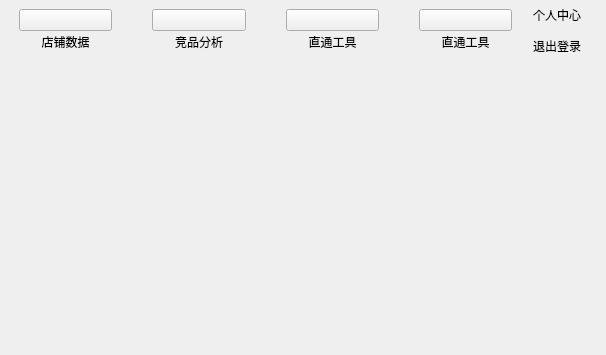
<?xml version="1.0" encoding="UTF-8"?>
<ui version="4.0">
 <author>Lin</author>
 <class>MainWindow</class>
 <widget class="QMainWindow" name="MainWindow">
  <property name="geometry">
   <rect>
    <x>0</x>
    <y>0</y>
    <width>606</width>
    <height>355</height>
   </rect>
  </property>
  <property name="windowTitle">
   <string>MainWindow</string>
  </property>
  <property name="styleSheet">
   <string notr="true"> #MainWindow {  border:none;}</string>
  </property>
  <widget class="QWidget" name="centralWidget">
   <property name="styleSheet">
    <string notr="true">#centralWidget {border:none;}</string>
   </property>
   <layout class="QVBoxLayout" name="verticalLayout">
    <item>
     <widget class="QWidget" name="widget" native="true">
      <property name="styleSheet">
       <string notr="true">#widget {border:none;}</string>
      </property>
      <layout class="QVBoxLayout" name="verticalLayout_14">
       <property name="spacing">
        <number>0</number>
       </property>
       <property name="leftMargin">
        <number>0</number>
       </property>
       <property name="topMargin">
        <number>0</number>
       </property>
       <property name="rightMargin">
        <number>0</number>
       </property>
       <property name="bottomMargin">
        <number>0</number>
       </property>
       <item>
        <widget class="QWidget" name="topWidget" native="true">
         <property name="styleSheet">
          <string notr="true">#widget{   border:none;  }</string>
         </property>
         <layout class="QHBoxLayout" name="horizontalLayout" stretch="1,1,1,1,0,0">
          <property name="leftMargin">
           <number>0</number>
          </property>
          <property name="topMargin">
           <number>0</number>
          </property>
          <property name="rightMargin">
           <number>0</number>
          </property>
          <property name="bottomMargin">
           <number>0</number>
          </property>
          <item>
           <widget class="SingeleWidget" name="W1" native="true">
            <layout class="QGridLayout" name="gridLayout">
             <property name="leftMargin">
              <number>9</number>
             </property>
             <property name="topMargin">
              <number>9</number>
             </property>
             <property name="rightMargin">
              <number>9</number>
             </property>
             <property name="bottomMargin">
              <number>9</number>
             </property>
             <item row="0" column="1">
              <widget class="B1" name="filemenu_storeData_3">
               <property name="text">
                <string/>
               </property>
              </widget>
             </item>
             <item row="1" column="1">
              <widget class="QLabel" name="label_15">
               <property name="text">
                <string>店铺数据</string>
               </property>
               <property name="alignment">
                <set>Qt::AlignCenter</set>
               </property>
              </widget>
             </item>
             <item row="0" column="0">
              <spacer name="horizontalSpacer">
               <property name="orientation">
                <enum>Qt::Horizontal</enum>
               </property>
               <property name="sizeType">
                <enum>QSizePolicy::Preferred</enum>
               </property>
               <property name="sizeHint" stdset="0">
                <size>
                 <width>10</width>
                 <height>20</height>
                </size>
               </property>
              </spacer>
             </item>
             <item row="0" column="2">
              <spacer name="horizontalSpacer_2">
               <property name="orientation">
                <enum>Qt::Horizontal</enum>
               </property>
               <property name="sizeType">
                <enum>QSizePolicy::Preferred</enum>
               </property>
               <property name="sizeHint" stdset="0">
                <size>
                 <width>10</width>
                 <height>20</height>
                </size>
               </property>
              </spacer>
             </item>
            </layout>
           </widget>
          </item>
          <item>
           <widget class="SingeleWidget" name="W2" native="true">
            <layout class="QGridLayout" name="gridLayout_2">
             <property name="leftMargin">
              <number>9</number>
             </property>
             <property name="topMargin">
              <number>9</number>
             </property>
             <property name="rightMargin">
              <number>9</number>
             </property>
             <property name="bottomMargin">
              <number>9</number>
             </property>
             <item row="1" column="1">
              <widget class="QLabel" name="label_16">
               <property name="text">
                <string>竞品分析</string>
               </property>
               <property name="alignment">
                <set>Qt::AlignCenter</set>
               </property>
              </widget>
             </item>
             <item row="0" column="1">
              <widget class="B2" name="filemenu_competitiveProductAnalysis_3">
               <property name="text">
                <string/>
               </property>
              </widget>
             </item>
             <item row="0" column="0">
              <spacer name="horizontalSpacer_3">
               <property name="orientation">
                <enum>Qt::Horizontal</enum>
               </property>
               <property name="sizeType">
                <enum>QSizePolicy::Preferred</enum>
               </property>
               <property name="sizeHint" stdset="0">
                <size>
                 <width>10</width>
                 <height>20</height>
                </size>
               </property>
              </spacer>
             </item>
             <item row="0" column="2">
              <spacer name="horizontalSpacer_4">
               <property name="orientation">
                <enum>Qt::Horizontal</enum>
               </property>
               <property name="sizeType">
                <enum>QSizePolicy::Preferred</enum>
               </property>
               <property name="sizeHint" stdset="0">
                <size>
                 <width>10</width>
                 <height>20</height>
                </size>
               </property>
              </spacer>
             </item>
            </layout>
           </widget>
          </item>
          <item>
           <widget class="SingeleWidget" name="W3" native="true">
            <layout class="QGridLayout" name="gridLayout_4">
             <property name="leftMargin">
              <number>9</number>
             </property>
             <property name="topMargin">
              <number>9</number>
             </property>
             <property name="rightMargin">
              <number>9</number>
             </property>
             <property name="bottomMargin">
              <number>9</number>
             </property>
             <item row="0" column="0">
              <spacer name="horizontalSpacer_5">
               <property name="orientation">
                <enum>Qt::Horizontal</enum>
               </property>
               <property name="sizeType">
                <enum>QSizePolicy::Preferred</enum>
               </property>
               <property name="sizeHint" stdset="0">
                <size>
                 <width>10</width>
                 <height>20</height>
                </size>
               </property>
              </spacer>
             </item>
             <item row="0" column="1">
              <widget class="B3" name="filemenu_throughTrain_4">
               <property name="autoFillBackground">
                <bool>false</bool>
               </property>
               <property name="text">
                <string/>
               </property>
              </widget>
             </item>
             <item row="1" column="1">
              <widget class="QLabel" name="label_19">
               <property name="text">
                <string>直通工具</string>
               </property>
               <property name="alignment">
                <set>Qt::AlignCenter</set>
               </property>
              </widget>
             </item>
             <item row="0" column="2">
              <spacer name="horizontalSpacer_6">
               <property name="orientation">
                <enum>Qt::Horizontal</enum>
               </property>
               <property name="sizeType">
                <enum>QSizePolicy::Preferred</enum>
               </property>
               <property name="sizeHint" stdset="0">
                <size>
                 <width>10</width>
                 <height>20</height>
                </size>
               </property>
              </spacer>
             </item>
            </layout>
           </widget>
          </item>
          <item>
           <widget class="SingeleWidget" name="W4" native="true">
            <layout class="QGridLayout" name="gridLayout_5">
             <property name="leftMargin">
              <number>9</number>
             </property>
             <property name="topMargin">
              <number>9</number>
             </property>
             <property name="rightMargin">
              <number>9</number>
             </property>
             <property name="bottomMargin">
              <number>9</number>
             </property>
             <item row="0" column="0">
              <spacer name="horizontalSpacer_7">
               <property name="orientation">
                <enum>Qt::Horizontal</enum>
               </property>
               <property name="sizeType">
                <enum>QSizePolicy::Preferred</enum>
               </property>
               <property name="sizeHint" stdset="0">
                <size>
                 <width>10</width>
                 <height>20</height>
                </size>
               </property>
              </spacer>
             </item>
             <item row="0" column="1">
              <widget class="B4" name="filemenu_throughTrain_3">
               <property name="autoFillBackground">
                <bool>false</bool>
               </property>
               <property name="text">
                <string/>
               </property>
              </widget>
             </item>
             <item row="1" column="1">
              <widget class="QLabel" name="label_14">
               <property name="text">
                <string>直通工具</string>
               </property>
               <property name="alignment">
                <set>Qt::AlignCenter</set>
               </property>
              </widget>
             </item>
             <item row="0" column="2">
              <spacer name="horizontalSpacer_8">
               <property name="orientation">
                <enum>Qt::Horizontal</enum>
               </property>
               <property name="sizeType">
                <enum>QSizePolicy::Preferred</enum>
               </property>
               <property name="sizeHint" stdset="0">
                <size>
                 <width>10</width>
                 <height>20</height>
                </size>
               </property>
              </spacer>
             </item>
            </layout>
           </widget>
          </item>
          <item>
           <layout class="QVBoxLayout" name="verticalLayout_19">
            <item>
             <widget class="QLabel" name="label_17">
              <property name="text">
               <string>个人中心</string>
              </property>
              <property name="alignment">
               <set>Qt::AlignCenter</set>
              </property>
             </widget>
            </item>
            <item>
             <widget class="QLabel" name="label_18">
              <property name="text">
               <string>退出登录</string>
              </property>
              <property name="alignment">
               <set>Qt::AlignCenter</set>
              </property>
             </widget>
            </item>
           </layout>
          </item>
          <item>
           <spacer name="horizontalSpacer_9">
            <property name="orientation">
             <enum>Qt::Horizontal</enum>
            </property>
            <property name="sizeHint" stdset="0">
             <size>
              <width>25</width>
              <height>20</height>
             </size>
            </property>
           </spacer>
          </item>
         </layout>
        </widget>
       </item>
       <item>
        <widget class="QWidget" name="buttomWidget" native="true">
         <property name="sizePolicy">
          <sizepolicy hsizetype="Preferred" vsizetype="Expanding">
           <horstretch>0</horstretch>
           <verstretch>0</verstretch>
          </sizepolicy>
         </property>
         <layout class="QVBoxLayout" name="Buttom_Vbox">
          <property name="spacing">
           <number>0</number>
          </property>
          <property name="leftMargin">
           <number>0</number>
          </property>
          <property name="topMargin">
           <number>0</number>
          </property>
          <property name="rightMargin">
           <number>0</number>
          </property>
          <property name="bottomMargin">
           <number>0</number>
          </property>
         </layout>
        </widget>
       </item>
      </layout>
     </widget>
    </item>
   </layout>
  </widget>
  <action name="action1">
   <property name="text">
    <string>1</string>
   </property>
  </action>
  <action name="action2">
   <property name="text">
    <string>2</string>
   </property>
  </action>
 </widget>
 <layoutdefault spacing="2" margin="0"/>
 <customwidgets>
  <customwidget>
   <class>B1</class>
   <extends>QPushButton</extends>
   <header>Menu</header>
  </customwidget>
  <customwidget>
   <class>B2</class>
   <extends>QPushButton</extends>
   <header>Menu</header>
  </customwidget>
  <customwidget>
   <class>B3</class>
   <extends>QPushButton</extends>
   <header>Menu</header>
  </customwidget>
  <customwidget>
   <class>B4</class>
   <extends>QPushButton</extends>
   <header>Menu</header>
  </customwidget>
  <customwidget>
   <class>SingeleWidget</class>
   <extends>QWidget</extends>
   <header>Menu</header>
   <container>1</container>
  </customwidget>
 </customwidgets>
 <resources>
  <include location="tbqrc.qrc"/>
 </resources>
 <connections/>
 <designerdata>
  <property name="gridDeltaX">
   <number>10</number>
  </property>
  <property name="gridDeltaY">
   <number>10</number>
  </property>
  <property name="gridSnapX">
   <bool>true</bool>
  </property>
  <property name="gridSnapY">
   <bool>true</bool>
  </property>
  <property name="gridVisible">
   <bool>true</bool>
  </property>
 </designerdata>
</ui>
